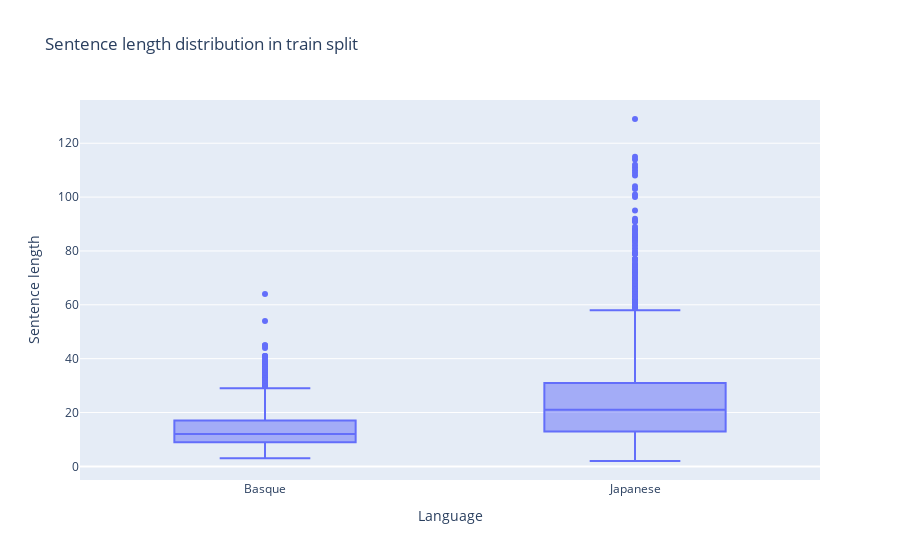

Source (notebook cell):
### Markdown cell above
## In the box plots below it can be observed that sentences in Japanese usually have more tokens than the ones in Basque. **SE PUEDE DESARROLLAR MÁS**

### Code cell
basque_sentences_length_dataframe = pd.DataFrame(
    {
        'Sentence length': basque_dataset.train.statistics.sentences_length,
        'Language': ['Basque'] * len(basque_dataset.train.statistics.sentences_length)
    }
)
japanese_sentences_length_dataframe = pd.DataFrame(
    {
        'Sentence length': japanese_dataset.train.statistics.sentences_length,
        'Language': ['Japanese'] * len(japanese_dataset.train.statistics.sentences_length)
    }
)
sentences_length_dataframe = pd.concat([basque_sentences_length_dataframe, japanese_sentences_length_dataframe])

sentences_length_box_plot = px.box(
    data_frame=sentences_length_dataframe,
    x="Language",
    y="Sentence length",
    title="Sentence length distribution in train split"
)
sentences_length_box_plot.show()

### Figure 1 — Plotly figure (JSON) as saved in the notebook; plotly's stock layout.template omitted (floating-point values rounded to 4 significant figures; data arrays with more than 128 entries replaced by an {"elided": "..."} marker saying what was removed)
{"data": [{"alignmentgroup": "True", "hovertemplate": "Language=%{x}<br>Sentence length=%{y}<extra></extra>", "legendgroup": "", "marker": {"color": "#636efa"}, "name": "", "notched": false, "offsetgroup": "", "orientation": "v", "showlegend": false, "x": {"elided": "12446 str values"}, "x0": " ", "xaxis": "x", "y": {"elided": "12446 int values"}, "y0": " ", "yaxis": "y", "type": "box"}], "layout": {"xaxis": {"anchor": "y", "domain": [0.0, 1.0], "title": {"text": "Language"}}, "yaxis": {"anchor": "x", "domain": [0.0, 1.0], "title": {"text": "Sentence length"}}, "legend": {"tracegroupgap": 0}, "title": {"text": "Sentence length distribution in train split"}, "boxmode": "group"}}
